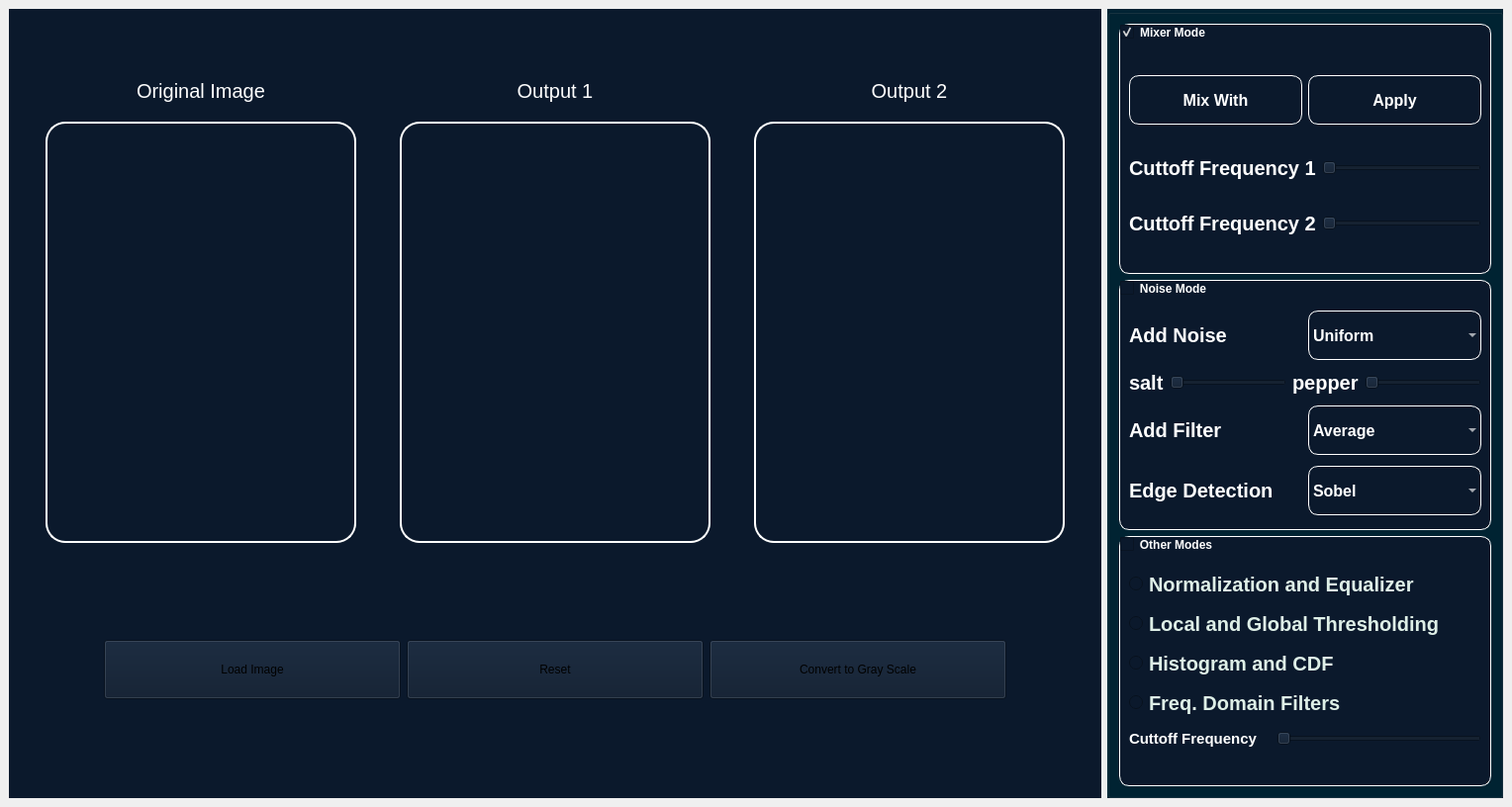
<?xml version="1.0" encoding="UTF-8"?>
<ui version="4.0">
 <class>MainWindow</class>
 <widget class="QMainWindow" name="MainWindow">
  <property name="geometry">
   <rect>
    <x>0</x>
    <y>0</y>
    <width>1528</width>
    <height>816</height>
   </rect>
  </property>
  <property name="windowTitle">
   <string>MainWindow</string>
  </property>
  <property name="styleSheet">
   <string notr="true">font: 8pt &quot;MS Shell Dlg 2&quot;;</string>
  </property>
  <widget class="QWidget" name="mainCentralWidget">
   <property name="styleSheet">
    <string notr="true">#controlPanelGroup{
background-color:#002333;
display:flex;
flex-direction:column;
}
</string>
   </property>
   <layout class="QHBoxLayout" name="horizontalLayout">
    <item>
     <widget class="QWidget" name="mainContentWidget" native="true">
      <property name="minimumSize">
       <size>
        <width>800</width>
        <height>0</height>
       </size>
      </property>
      <property name="styleSheet">
       <string notr="true">background-color:#0B192C;
</string>
      </property>
      <layout class="QVBoxLayout" name="mainVerticalLayout">
       <property name="spacing">
        <number>50</number>
       </property>
       <property name="topMargin">
        <number>50</number>
       </property>
       <property name="bottomMargin">
        <number>80</number>
       </property>
       <item>
        <widget class="QWidget" name="imageDisplayContainer" native="true">
         <layout class="QHBoxLayout" name="horizontalLayout_9">
          <item>
           <widget class="QWidget" name="originalwidget" native="true">
            <layout class="QVBoxLayout" name="verticalLayout_6">
             <item>
              <widget class="QLabel" name="originalImageLabel">
               <property name="maximumSize">
                <size>
                 <width>16777215</width>
                 <height>30</height>
                </size>
               </property>
               <property name="styleSheet">
                <string notr="true">color:#002333;
font-size:20px;
color:white;</string>
               </property>
               <property name="text">
                <string>Original Image</string>
               </property>
               <property name="alignment">
                <set>Qt::AlignCenter</set>
               </property>
              </widget>
             </item>
             <item>
              <widget class="QLabel" name="OriginalImageLabel">
               <property name="styleSheet">
                <string notr="true">background-color: white;
border-radius: 20px;
border: 3px solid #002333;
margin: 10px;  
padding: 15px; 
background-color: transparent;
border: 2px solid white;

</string>
               </property>
               <property name="text">
                <string/>
               </property>
              </widget>
             </item>
            </layout>
           </widget>
          </item>
          <item>
           <widget class="QWidget" name="out1widget" native="true">
            <layout class="QVBoxLayout" name="verticalLayout_7">
             <item>
              <widget class="QLabel" name="outputOneLabel">
               <property name="maximumSize">
                <size>
                 <width>16777215</width>
                 <height>30</height>
                </size>
               </property>
               <property name="styleSheet">
                <string notr="true">color:#002333;
font-size:20px;
color:white;</string>
               </property>
               <property name="text">
                <string>Output 1</string>
               </property>
               <property name="alignment">
                <set>Qt::AlignCenter</set>
               </property>
              </widget>
             </item>
             <item>
              <widget class="QLabel" name="OutputImage1Label">
               <property name="styleSheet">
                <string notr="true">background-color: white;
border-radius: 20px;
border: 3px solid #002333;
margin: 10px;  
padding: 15px; 
background-color: transparent;
border: 2px solid white;
</string>
               </property>
               <property name="text">
                <string/>
               </property>
              </widget>
             </item>
            </layout>
           </widget>
          </item>
          <item>
           <widget class="QWidget" name="out2widget" native="true">
            <layout class="QVBoxLayout" name="verticalLayout_8">
             <item>
              <widget class="QLabel" name="outputTwoLabel">
               <property name="maximumSize">
                <size>
                 <width>16777215</width>
                 <height>30</height>
                </size>
               </property>
               <property name="styleSheet">
                <string notr="true">color:#002333;
font-size:20px;
color:white;</string>
               </property>
               <property name="text">
                <string>Output 2</string>
               </property>
               <property name="alignment">
                <set>Qt::AlignCenter</set>
               </property>
              </widget>
             </item>
             <item>
              <widget class="QLabel" name="OutputImage2Label">
               <property name="styleSheet">
                <string notr="true">background-color: white;
border-radius: 20px;
border: 3px solid #002333;
margin: 10px;  
padding: 15px; 
background-color: transparent;
border: 2px solid white;
</string>
               </property>
               <property name="text">
                <string/>
               </property>
              </widget>
             </item>
            </layout>
           </widget>
          </item>
         </layout>
        </widget>
       </item>
       <item>
        <widget class="QWidget" name="widget" native="true">
         <property name="maximumSize">
          <size>
           <width>16777215</width>
           <height>100</height>
          </size>
         </property>
         <layout class="QHBoxLayout" name="horizontalLayout_10">
          <item>
           <spacer name="horizontalSpacer_2">
            <property name="orientation">
             <enum>Qt::Horizontal</enum>
            </property>
            <property name="sizeHint" stdset="0">
             <size>
              <width>40</width>
              <height>20</height>
             </size>
            </property>
           </spacer>
          </item>
          <item>
           <widget class="QPushButton" name="LoadImageButton">
            <property name="minimumSize">
             <size>
              <width>300</width>
              <height>60</height>
             </size>
            </property>
            <property name="maximumSize">
             <size>
              <width>16777215</width>
              <height>60</height>
             </size>
            </property>
            <property name="styleSheet">
             <string notr="true">
QWidget QPushButton:hover {
    background-color: #113444;
};

QWidget QPushButton:pressed {
    background-color: #004455;
}
;
background-color: #224779;
border-radius: 10px;
font-size: 16px;
font-weight: bold;
text-align: center;
color:#DEEFE7;
border: 1px solid white;

</string>
            </property>
            <property name="text">
             <string>Load Image</string>
            </property>
           </widget>
          </item>
          <item>
           <widget class="QPushButton" name="resetButton">
            <property name="minimumSize">
             <size>
              <width>300</width>
              <height>60</height>
             </size>
            </property>
            <property name="maximumSize">
             <size>
              <width>16777215</width>
              <height>60</height>
             </size>
            </property>
            <property name="styleSheet">
             <string notr="true">
QWidget QPushButton:hover {
    background-color: #113444;
};

QWidget QPushButton:pressed {
    background-color: #004455;
}
;
background-color: #224779;
border-radius: 10px;
font-size: 16px;
font-weight: bold;
text-align: center;
color:#DEEFE7;
border: 1px solid white;

</string>
            </property>
            <property name="text">
             <string>Reset</string>
            </property>
           </widget>
          </item>
          <item>
           <widget class="QPushButton" name="grayScaleButton">
            <property name="minimumSize">
             <size>
              <width>300</width>
              <height>60</height>
             </size>
            </property>
            <property name="maximumSize">
             <size>
              <width>16777215</width>
              <height>60</height>
             </size>
            </property>
            <property name="styleSheet">
             <string notr="true">
QWidget QPushButton:hover {
    background-color: #113444;
};

QWidget QPushButton:pressed {
    background-color: #004455;
}
;
background-color: #224779;
border-radius: 10px;
font-size: 16px;
font-weight: bold;
text-align: center;
color:#DEEFE7;
border: 1px solid white;
</string>
            </property>
            <property name="text">
             <string>Convert to Gray Scale</string>
            </property>
           </widget>
          </item>
          <item>
           <spacer name="horizontalSpacer_3">
            <property name="orientation">
             <enum>Qt::Horizontal</enum>
            </property>
            <property name="sizeHint" stdset="0">
             <size>
              <width>40</width>
              <height>20</height>
             </size>
            </property>
           </spacer>
          </item>
         </layout>
        </widget>
       </item>
      </layout>
     </widget>
    </item>
    <item>
     <widget class="QGroupBox" name="controlPanelGroup">
      <property name="maximumSize">
       <size>
        <width>400</width>
        <height>16777215</height>
       </size>
      </property>
      <property name="styleSheet">
       <string notr="true">QWidget QPushButton , QWidget QComboBox{
    background-color: #0B192C;
    border-radius: 10px;
    font-size: 16px;
    font-weight: bold;
    text-align: center;
}

QWidget QPushButton:hover {
    background-color: #FFFFFF;
}

QWidget QPushButton:pressed {
    background-color: #B4BEC9;
}
QWidget QLabel{
text-align:center;
font-size:20px;
color:#DEEFE7;
font-weight:bold;
}
</string>
      </property>
      <layout class="QVBoxLayout" name="verticalLayout_5">
       <item>
        <widget class="QGroupBox" name="mixerModeGroup">
         <property name="styleSheet">
          <string notr="true">color: white;
border: 1px solid white;
border-radius:10px;
font: 75 13pt &quot;MS Shell Dlg 2&quot;;
background-color:#0B192C;
font-weight: bold;
</string>
         </property>
         <property name="title">
          <string>Mixer Mode</string>
         </property>
         <property name="alignment">
          <set>Qt::AlignLeading|Qt::AlignLeft|Qt::AlignTop</set>
         </property>
         <property name="flat">
          <bool>false</bool>
         </property>
         <property name="checkable">
          <bool>true</bool>
         </property>
         <layout class="QVBoxLayout" name="mixerModeLayout">
          <property name="topMargin">
           <number>25</number>
          </property>
          <item>
           <layout class="QHBoxLayout" name="imageLoadButtonsLayout">
            <item>
             <widget class="QPushButton" name="loadImageTwoButton">
              <property name="minimumSize">
               <size>
                <width>0</width>
                <height>50</height>
               </size>
              </property>
              <property name="styleSheet">
               <string notr="true">
QWidget QPushButton:hover {
    background-color: #113444;
};

QWidget QPushButton:pressed {
    background-color: #004455;
}
;
background-color: #224779;
border-radius: 10px;
font-size: 16px;
font-weight: bold;
text-align: center;
color:#DEEFE7;
</string>
              </property>
              <property name="text">
               <string>Mix With</string>
              </property>
             </widget>
            </item>
            <item>
             <widget class="QPushButton" name="generateHybridButton">
              <property name="minimumSize">
               <size>
                <width>0</width>
                <height>50</height>
               </size>
              </property>
              <property name="styleSheet">
               <string notr="true">
QWidget QPushButton:hover {
    background-color: #113444;
};

QWidget QPushButton:pressed {
    background-color: #004455;
}
;
background-color: #224779;
border-radius: 10px;
font-size: 16px;
font-weight: bold;
text-align: center;
color:#DEEFE7;
</string>
              </property>
              <property name="text">
               <string>Apply</string>
              </property>
             </widget>
            </item>
           </layout>
          </item>
          <item>
           <layout class="QHBoxLayout" name="cutoffOneLayout">
            <item>
             <widget class="QLabel" name="label_31">
              <property name="styleSheet">
               <string notr="true">border:none;
font: 11pt &quot;MS Shell Dlg 2&quot;;</string>
              </property>
              <property name="text">
               <string>Cuttoff Frequency 1</string>
              </property>
             </widget>
            </item>
            <item>
             <widget class="QSlider" name="cutoffFreqOneSlider">
              <property name="styleSheet">
               <string notr="true">border:none;</string>
              </property>
              <property name="orientation">
               <enum>Qt::Horizontal</enum>
              </property>
             </widget>
            </item>
           </layout>
          </item>
          <item>
           <layout class="QHBoxLayout" name="cutoffTwoLayout">
            <item>
             <widget class="QLabel" name="label_32">
              <property name="styleSheet">
               <string notr="true">border:none;
font: 11pt &quot;MS Shell Dlg 2&quot;;</string>
              </property>
              <property name="text">
               <string>Cuttoff Frequency 2</string>
              </property>
             </widget>
            </item>
            <item>
             <widget class="QSlider" name="cutoffFreqTwoSlider">
              <property name="styleSheet">
               <string notr="true">border:none;</string>
              </property>
              <property name="orientation">
               <enum>Qt::Horizontal</enum>
              </property>
             </widget>
            </item>
           </layout>
          </item>
         </layout>
        </widget>
       </item>
       <item>
        <widget class="QGroupBox" name="noiseModeGroup">
         <property name="styleSheet">
          <string notr="true">color: rgb(255, 255, 255);
border: 1px solid white;
border-radius:10px;
font: 75 13pt &quot;MS Shell Dlg 2&quot;;
background-color: #0B192C;
font-weight: bold;</string>
         </property>
         <property name="title">
          <string>Noise Mode</string>
         </property>
         <property name="alignment">
          <set>Qt::AlignLeading|Qt::AlignLeft|Qt::AlignTop</set>
         </property>
         <property name="checkable">
          <bool>true</bool>
         </property>
         <property name="checked">
          <bool>false</bool>
         </property>
         <layout class="QVBoxLayout" name="noiseModeLayout">
          <property name="topMargin">
           <number>25</number>
          </property>
          <item>
           <layout class="QHBoxLayout" name="noiseTypeLayout">
            <item>
             <widget class="QLabel" name="label">
              <property name="styleSheet">
               <string notr="true">border:none;
font: 11pt &quot;MS Shell Dlg 2&quot;;</string>
              </property>
              <property name="text">
               <string>Add Noise</string>
              </property>
             </widget>
            </item>
            <item>
             <widget class="QComboBox" name="noiseTypeComboBox">
              <property name="minimumSize">
               <size>
                <width>0</width>
                <height>50</height>
               </size>
              </property>
              <property name="styleSheet">
               <string notr="true">text-align:center;
color: rgb(0, 0, 0);
font: 11pt &quot;MS Shell Dlg 2&quot;;
color:white;
background-color:transparent;</string>
              </property>
              <property name="editable">
               <bool>false</bool>
              </property>
              <item>
               <property name="text">
                <string>Uniform</string>
               </property>
              </item>
              <item>
               <property name="text">
                <string>Gaussian</string>
               </property>
              </item>
              <item>
               <property name="text">
                <string> salt &amp; pepper</string>
               </property>
              </item>
             </widget>
            </item>
           </layout>
          </item>
          <item>
           <layout class="QHBoxLayout" name="saltPepperLayout">
            <item>
             <widget class="QLabel" name="label_27">
              <property name="styleSheet">
               <string notr="true">border:none;</string>
              </property>
              <property name="text">
               <string>salt</string>
              </property>
             </widget>
            </item>
            <item>
             <widget class="QSlider" name="saltNoiseSlider">
              <property name="styleSheet">
               <string notr="true">border:none;</string>
              </property>
              <property name="orientation">
               <enum>Qt::Horizontal</enum>
              </property>
             </widget>
            </item>
            <item>
             <widget class="QLabel" name="label_28">
              <property name="styleSheet">
               <string notr="true">border:none;</string>
              </property>
              <property name="text">
               <string>pepper</string>
              </property>
             </widget>
            </item>
            <item>
             <widget class="QSlider" name="pepperNoiseSlider">
              <property name="styleSheet">
               <string notr="true">border:none;</string>
              </property>
              <property name="orientation">
               <enum>Qt::Horizontal</enum>
              </property>
             </widget>
            </item>
           </layout>
          </item>
          <item>
           <layout class="QHBoxLayout" name="filterTypeLayout">
            <item>
             <widget class="QLabel" name="label_2">
              <property name="styleSheet">
               <string notr="true">border:none;</string>
              </property>
              <property name="text">
               <string>Add Filter</string>
              </property>
             </widget>
            </item>
            <item>
             <widget class="QComboBox" name="filterTypeComboBox">
              <property name="minimumSize">
               <size>
                <width>0</width>
                <height>50</height>
               </size>
              </property>
              <property name="styleSheet">
               <string notr="true">text-align:center;
color: rgb(0, 0, 0);
font: 11pt &quot;MS Shell Dlg 2&quot;;
color:white;
background-color:transparent;</string>
              </property>
              <item>
               <property name="text">
                <string>Average</string>
               </property>
              </item>
              <item>
               <property name="text">
                <string>Gaussian</string>
               </property>
              </item>
              <item>
               <property name="text">
                <string> median filters</string>
               </property>
              </item>
             </widget>
            </item>
           </layout>
          </item>
          <item>
           <layout class="QHBoxLayout" name="edgeDetectionLayout">
            <item>
             <widget class="QLabel" name="label_3">
              <property name="styleSheet">
               <string notr="true">border:none;</string>
              </property>
              <property name="text">
               <string>Edge Detection</string>
              </property>
             </widget>
            </item>
            <item>
             <widget class="QComboBox" name="edgeDetectionComboBox">
              <property name="minimumSize">
               <size>
                <width>0</width>
                <height>50</height>
               </size>
              </property>
              <property name="styleSheet">
               <string notr="true">text-align:center;
color: rgb(0, 0, 0);
font: 11pt &quot;MS Shell Dlg 2&quot;;
color:white;
background-color:transparent;</string>
              </property>
              <item>
               <property name="text">
                <string>Sobel</string>
               </property>
              </item>
              <item>
               <property name="text">
                <string>Roberts </string>
               </property>
              </item>
              <item>
               <property name="text">
                <string>Prewitt </string>
               </property>
              </item>
              <item>
               <property name="text">
                <string>Canny</string>
               </property>
              </item>
             </widget>
            </item>
           </layout>
          </item>
         </layout>
        </widget>
       </item>
       <item>
        <widget class="QGroupBox" name="otherModesGroup">
         <property name="styleSheet">
          <string notr="true">border: 1px solid white;
border-radius:10px;
color: rgb(255, 255, 255);
font: 75 13pt &quot;MS Shell Dlg 2&quot;;
background-color: #0B192C;
font-weight:bold;</string>
         </property>
         <property name="title">
          <string>Other Modes</string>
         </property>
         <property name="checkable">
          <bool>true</bool>
         </property>
         <property name="checked">
          <bool>false</bool>
         </property>
         <layout class="QVBoxLayout" name="otherModesOuterLayout">
          <property name="topMargin">
           <number>7</number>
          </property>
          <item>
           <layout class="QVBoxLayout" name="otherModesInnerLayout">
            <property name="spacing">
             <number>15</number>
            </property>
            <item>
             <widget class="QRadioButton" name="normalizationRadioButton">
              <property name="styleSheet">
               <string notr="true">border:none;
text-align:center;
font-size:20px;
color:#DEEFE7;
font-weight:bold;</string>
              </property>
              <property name="text">
               <string>Normalization and Equalizer</string>
              </property>
             </widget>
            </item>
            <item>
             <widget class="QRadioButton" name="thresholdingRadioButton">
              <property name="styleSheet">
               <string notr="true">border:none;
text-align:center;
font-size:20px;
color:#DEEFE7;
font-weight:bold;</string>
              </property>
              <property name="text">
               <string>Local and Global Thresholding</string>
              </property>
             </widget>
            </item>
            <item>
             <widget class="QRadioButton" name="histogramRadioButton">
              <property name="styleSheet">
               <string notr="true">border:none;
text-align:center;
font-size:20px;
color:#DEEFE7;
font-weight:bold;</string>
              </property>
              <property name="text">
               <string>Histogram and CDF</string>
              </property>
             </widget>
            </item>
            <item>
             <widget class="QRadioButton" name="freqDomainRadioButton">
              <property name="styleSheet">
               <string notr="true">border:none;
text-align:center;
font-size:20px;
color:#DEEFE7;
font-weight:bold;</string>
              </property>
              <property name="text">
               <string>Freq. Domain Filters</string>
              </property>
             </widget>
            </item>
            <item>
             <layout class="QHBoxLayout" name="cutoffFrequencyLayout">
              <item>
               <widget class="QLabel" name="label_30">
                <property name="styleSheet">
                 <string notr="true">border:none;
font-size:15px;</string>
                </property>
                <property name="text">
                 <string>Cuttoff Frequency </string>
                </property>
               </widget>
              </item>
              <item>
               <widget class="QSlider" name="cutoffFrequencySlider">
                <property name="styleSheet">
                 <string notr="true">border:none;</string>
                </property>
                <property name="orientation">
                 <enum>Qt::Horizontal</enum>
                </property>
               </widget>
              </item>
             </layout>
            </item>
           </layout>
          </item>
         </layout>
        </widget>
       </item>
      </layout>
     </widget>
    </item>
   </layout>
  </widget>
 </widget>
 <resources/>
 <connections/>
</ui>
